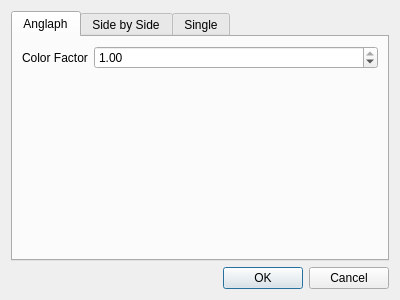
<?xml version="1.0" encoding="UTF-8"?>
<ui version="4.0">
 <class>ExportDialog</class>
 <widget class="QDialog" name="ExportDialog">
  <property name="geometry">
   <rect>
    <x>0</x>
    <y>0</y>
    <width>400</width>
    <height>300</height>
   </rect>
  </property>
  <property name="windowTitle">
   <string>Export Options</string>
  </property>
  <layout class="QGridLayout" name="gridLayout">
   <item row="0" column="0">
    <widget class="QTabWidget" name="tabWidget">
     <property name="currentIndex">
      <number>0</number>
     </property>
     <widget class="QWidget" name="tabAnglaph">
      <attribute name="title">
       <string>Anglaph</string>
      </attribute>
      <layout class="QFormLayout" name="formLayout">
       <item row="0" column="0">
        <widget class="QLabel" name="labelColorFactor">
         <property name="toolTip">
          <string>1 takes the image and multiplies it by the eye color, 0 converts it to greyscale first.</string>
         </property>
         <property name="text">
          <string>Color Factor</string>
         </property>
        </widget>
       </item>
       <item row="0" column="1">
        <widget class="QDoubleSpinBox" name="doubleSpinBox">
         <property name="maximum">
          <double>1.000000000000000</double>
         </property>
         <property name="singleStep">
          <double>0.100000000000000</double>
         </property>
         <property name="value">
          <double>1.000000000000000</double>
         </property>
        </widget>
       </item>
      </layout>
     </widget>
     <widget class="QWidget" name="tabSideBySide">
      <attribute name="title">
       <string>Side by Side</string>
      </attribute>
      <layout class="QFormLayout" name="formLayout_2">
       <item row="0" column="0">
        <widget class="QCheckBox" name="checkBoxMirrorLeft">
         <property name="text">
          <string>Mirror Left</string>
         </property>
        </widget>
       </item>
       <item row="1" column="0">
        <widget class="QCheckBox" name="checkBoxMirrorRight">
         <property name="text">
          <string>Mirror Right</string>
         </property>
        </widget>
       </item>
      </layout>
     </widget>
     <widget class="QWidget" name="tabSingle">
      <attribute name="title">
       <string>Single</string>
      </attribute>
      <layout class="QFormLayout" name="formLayout_3">
       <item row="0" column="0">
        <widget class="QRadioButton" name="radioButtonLeft">
         <property name="text">
          <string>Left Image</string>
         </property>
         <property name="checked">
          <bool>true</bool>
         </property>
        </widget>
       </item>
       <item row="1" column="0">
        <widget class="QRadioButton" name="radioButtonRight">
         <property name="text">
          <string>Right Image</string>
         </property>
        </widget>
       </item>
       <item row="2" column="0">
        <widget class="QRadioButton" name="radioButtonBoth">
         <property name="text">
          <string>Both Images (as seperate files)</string>
         </property>
        </widget>
       </item>
      </layout>
     </widget>
    </widget>
   </item>
   <item row="1" column="0">
    <widget class="QDialogButtonBox" name="buttonBox">
     <property name="orientation">
      <enum>Qt::Horizontal</enum>
     </property>
     <property name="standardButtons">
      <set>QDialogButtonBox::Cancel|QDialogButtonBox::Ok</set>
     </property>
    </widget>
   </item>
  </layout>
 </widget>
 <resources/>
 <connections>
  <connection>
   <sender>buttonBox</sender>
   <signal>accepted()</signal>
   <receiver>ExportDialog</receiver>
   <slot>accept()</slot>
   <hints>
    <hint type="sourcelabel">
     <x>248</x>
     <y>254</y>
    </hint>
    <hint type="destinationlabel">
     <x>157</x>
     <y>274</y>
    </hint>
   </hints>
  </connection>
  <connection>
   <sender>buttonBox</sender>
   <signal>rejected()</signal>
   <receiver>ExportDialog</receiver>
   <slot>reject()</slot>
   <hints>
    <hint type="sourcelabel">
     <x>316</x>
     <y>260</y>
    </hint>
    <hint type="destinationlabel">
     <x>286</x>
     <y>274</y>
    </hint>
   </hints>
  </connection>
 </connections>
</ui>
